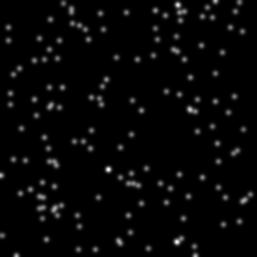
#> input picture example/frames/frame_00.png, 257 x 257 px; its folder holds only this picture in this run
$ python example.py
#> lines starting #> are read from the running program, lines starting #| are printed output that depends on the picture
### particle_tracking.py
from data_structure import LinkedList
import numpy as np
from scipy.optimize import linear_sum_assignment
from scipy.spatial.distance import cdist
import matplotlib.pyplot as plt
import matplotlib.animation as animation
import matplotlib.cm as cm


class ParticleTracking:
    def __init__(self, movie_df):
        # checking requirements
        required_cols = ['frame', 'position_i', 'position_j', 'intensity']
        missing_cols = [col for col in required_cols if col not in movie_df.columns]
        if missing_cols:
            raise ValueError(f"Missing columns: {missing_cols}")

        # track dataframe
        self.track_df = movie_df.copy()

        # internal housekeeping for optimization
        self.frame_index = self.create_frame_index(movie_df)
        self.tracks = []
        self.incrementer_gen = self.counter(len(self.frame_index[0]))


    # MAIN
    def predict_track(self, alpha, beta, max_sq_dist, gap_max_sq_dist, frame_window):
        """
        Predicts the tracks given the movie dataframe. Updates the track_df.

        Inputs:
        alpha: weight for squared distance
        beta: weight for squared intensity difference
        max_sq_dist: maximum square distance to consider for frame linking
        gap_max_sq_dist: maximum square distance to consider for gap closing
        frame_window: number of frames to look fowards
        """
        if alpha + beta != 1:
            raise ValueError("alpha + beta must equal 1")

        self.start_track()
        current_tracks = self.tracks

        for i in range(max(self.frame_index)):
            current_values = self.get_frame_particles(i)
            next_values = self.get_frame_particles(i+1)
            cost_matrix = self.create_cost_matrix(current_values, next_values, alpha, beta, max_sq_dist)

            # transpose so that we have the assignments in correct format
            _, assignments = linear_sum_assignment(cost_matrix.transpose())
            current_tracks = self.update_track(assignments, current_tracks, self.frame_index[i+1])

        start_tracks = self.get_start_tracks()
        end_tracks = self.get_end_tracks()

        gap_matrix = self.create_gap_matrix(end_tracks, start_tracks, alpha, beta, gap_max_sq_dist, frame_window)
        _, assignments = linear_sum_assignment(gap_matrix.transpose())

        self.gap_closing(assignments)


    def estimate_ratio(self):
        """
        Estimates the ratio between the particle intensity and noise standard deviation.
        """
        if not self.tracks:
            raise RuntimeError("You must call 'predict_track()' first.")

        noise_var = np.empty(len(self.tracks))
        observed_var = np.empty(len(self.frame_index))

        for i, track in enumerate(self.tracks):
            noise_var[i] = np.var(self.track_df.loc[track.to_list(), 'intensity'].values)

        for i, indices in self.frame_index.items():
            observed_var[i] = np.var(self.track_df.loc[indices, 'intensity'].values)

        mean_noise_var = np.mean(noise_var)
        mean_observed_var = np.mean(observed_var)

        return np.sqrt( (mean_observed_var - mean_noise_var) / mean_noise_var)


    def animate_particle_tracks(self, images, save_path=None):
        """
        Inputs:
        images: a N by H by W array where N = number of frames, H = height,
        and W = width
        save_path: name of the file to so save. If None, then does not save.
        """
        num_frames = images.shape[0]
        track_ids = np.arange(len(self.tracks))
        cmap = cm.get_cmap('tab20', len(track_ids))
        color_map = {tid: cmap(i) for i, tid in enumerate(track_ids)}

        fig, ax = plt.subplots(figsize=(8, 8))
        fig.subplots_adjust(left=0.05, right=0.95, top=0.95, bottom=0.05)
        img_display = ax.imshow(images[0], cmap='gray', origin='upper')
        scatter_plots = {}  # track_id: plt.Line2D

        # Initialize empty scatter plot per track
        for track_id in track_ids:
            scatter, = ax.plot([], [], 'o-', color=color_map[track_id], markersize=1, linewidth=0.5)
            scatter_plots[track_id] = scatter

        def update(frame_idx):
            ax.set_title(f'Frame {frame_idx}')
            img_display.set_array(images[frame_idx])

            frame_data = self.track_df[self.track_df['frame'] <= frame_idx]

            for track_id, scatter in scatter_plots.items():
                track = frame_data[frame_data['track_id'] == track_id]
                scatter.set_data(track['position_j'], track['position_i'])

            return [img_display] + list(scatter_plots.values())

        ani = animation.FuncAnimation(fig, update, frames=num_frames, interval=500, blit=True)

        if save_path:
            ani.save(save_path, writer='pillow', fps=5)
        else:
            plt.show()


    def save_tracks(self, path_name):
        """Saves the track_df to path_name"""
        self.track_df.to_csv(path_name, index=False)


    # HELPERS
    # [4 lines left out: function counter, not called in this run]


    def create_frame_index(self, movie_df):
        """
        Creates the frame index dictionary for faster look up time.
        Key corresponds to the frame and value corresponds to the list
        of indices.

        dictionary = {
        0: [0,1,...],
        1: [15,16,...],
        .
        .
        .
        frame_N: [200,201,...]
        }
        """
        def add_to_frame_index(frame, index):
            if frame in frame_index:
                frame_index[frame].append(index)
            else:
                frame_index[frame] = [index]


        frame_index = {}
        for i, frame in enumerate(movie_df["frame"]):
            add_to_frame_index(int(frame), i)
        return frame_index


    def start_track(self):
        """
        Starts the track by initializing each particle in first frame
        as an unique track.
        """
        indices = self.frame_index[0]
        for index in indices:
            track = LinkedList()
            track.append(index)
            self.tracks.append(track)


    def update_track(self, next_frame_assignments, current_frame_tracks, next_frame_indices):
        """
        Inputs:
        next_frame_assignments: the assignment of each next frame from the lap
        assignment in order. For example, if the array was [3,1,4,5,2,0], then
        particle 0 in next frame is assigned to particle 3 in current frame.
        Particle 1 in next frame is assigned to particle 1 in current frame and
        so on.
        current_frame_tracks: a list of tracks (linked lists) of the current frame,
        ordered from particle0, particle1, ... from current frame
        next_frame_indices: indices of the next frame from the frame_index
        dictionary.

        Outputs:
        next_frame_tracks: a list of tracks (linked lists) for the next iteration
        for update track.
        """
        next_frame_tracks = []

        for i, row in enumerate(next_frame_indices):
            if next_frame_assignments[i] < len(current_frame_tracks):
                # update track
                current_frame_tracks[next_frame_assignments[i]].append(row)
                next_frame_tracks.append(current_frame_tracks[next_frame_assignments[i]])
            else:
                # start new track
                new_track = LinkedList()
                new_track.append(row)
                self.tracks.append(new_track)
                next_frame_tracks.append(new_track)

        return next_frame_tracks


    def gap_closing(self, assignments):
        """
        Given the lap_solution to the gap_closing cost matrix, updates all the track_ids
        to close gaps in the track_df.

        Inputs:
        assignment: the assignment of each end frame from the lap assignment
        in order. For example, if the array was [3,2,4,5,1,0,6], then the start
        of track 0 is assigned to the end of track 3. Start of track 1 is
        assigned to end of track 2 and so on.
        """
        N_tracks = int(len(assignments)/2)
        relevant_assignments = assignments[:N_tracks]

        for start_track_id, end_track_id in reversed(list(enumerate(relevant_assignments))):
            if end_track_id < N_tracks:
                self.tracks[end_track_id].extend(self.tracks[start_track_id])
                del self.tracks[start_track_id]

        # setting my track_ids
        track_ids = np.full(len(self.track_df), -1, dtype=int)

        for track_id, track in enumerate(self.tracks):
            indices = track.to_list()
            track_ids[indices] = track_id

        self.track_df['track_id'] = track_ids


    def create_cost_matrix(self, current_frame, next_frame, alpha, beta, max_sq_dist):
        """
        Creates the cost matrix (in COO format) for the linear assignment problem.

        Inputs:
        current_frame: N1 by 3 array of (i, j, intensity) in frame t
        next_frame: N2 by 3 array of (i, j, intensity) in frame t+1
        alpha: weight for squared distance
        beta: weight for squared intensity difference
        max_sq_dist: maximum squared distance to consider

        Outputs:
        cost_matrix: cost matrix for the LAP in COO format
        max_cost: new maximum cost of linking
        """
        N_current_frame = current_frame.shape[0]
        N_next_frame = next_frame.shape[0]

        # square distance constraint
        sq_dist_matrix = cdist(current_frame[:,:2], next_frame[:,:2], metric='sqeuclidean')
        frame_linking_rows, frame_linking_cols = np.where(sq_dist_matrix <= max_sq_dist)
        sq_dist_vals = sq_dist_matrix[frame_linking_rows, frame_linking_cols]

        # calculating linking block
        if len(sq_dist_vals) == 0:  # no frame linking block
            frame_linking_vals = np.array([])
        else:
            sq_intensity_vals = (next_frame[frame_linking_cols, 2] - current_frame[frame_linking_rows, 2]) ** 2
            sq_dist_zscores = self.z_scores(sq_dist_vals)
            sq_intensity_zscores = self.z_scores(sq_intensity_vals)
            frame_linking_vals = alpha * sq_dist_zscores + beta * sq_intensity_zscores

        # calculating other blocks
        max_cost = 1e2
        start_track_rows = N_current_frame + np.arange(N_next_frame)
        start_track_cols = np.arange(N_next_frame)
        start_track_vals = np.full(N_next_frame, max_cost)

        end_track_rows = np.arange(N_current_frame)
        end_track_cols = N_next_frame + np.arange(N_current_frame)
        end_track_vals = np.full(N_current_frame, max_cost)

        auxiliary_rows = N_current_frame + frame_linking_cols
        auxiliary_cols = N_next_frame + frame_linking_rows
        auxiliary_vals = np.full(frame_linking_vals.shape[0], -1e2)

        # creating cost matrix
        cost_rows = np.concatenate([frame_linking_rows, start_track_rows, end_track_rows, auxiliary_rows])
        cost_cols = np.concatenate([frame_linking_cols, start_track_cols, end_track_cols, auxiliary_cols])
        cost_vals = np.concatenate([frame_linking_vals, start_track_vals, end_track_vals, auxiliary_vals])
        cost_vals += 101  # make all costs positive

        cost_matrix = np.full((N_current_frame + N_next_frame, N_current_frame + N_next_frame), 1e9)
        cost_matrix[cost_rows, cost_cols] = cost_vals
        return cost_matrix


    def create_gap_matrix(self, end_tracks, start_tracks, alpha, beta, max_sq_dist, frame_window):
        """
        Creates the gap closing cost matrix in COO format for the LAP.

        Inputs:
        end_tracks: N by 4 array of (frame, i, j, intensity) of end of track
        start_tracks: N by 4 array of (frame, i, j, intensity) of start of track
        alpha: weight for squared distance
        beta: weight for squared intensity difference
        max_sq_dist: maximum squared distance to consider
        frame_window: number of frames to look fowards

        Output:
        cost_matrix: the gap closing cost matrix
        """
        N_tracks = start_tracks.shape[0]

        # frame_window contraint
        frame_matrix = start_tracks[:, 0][np.newaxis, :] - end_tracks[:, 0][:, np.newaxis]
        frame_linking_rows, frame_linking_cols = np.where((frame_matrix > 0) & (frame_matrix <= frame_window))

        # max_sq_dist constraint
        sq_dist_vals = np.sum((end_tracks[frame_linking_rows, 1:3] - start_tracks[frame_linking_cols, 1:3])**2, axis=1)
        valid_index = np.where(sq_dist_vals <= max_sq_dist)[0]
        frame_linking_rows = frame_linking_rows[valid_index]
        frame_linking_cols = frame_linking_cols[valid_index]
        sq_dist_vals = sq_dist_vals[valid_index]

        # calculating gap closing block
        if len(sq_dist_vals) == 0:  # no gap closing block
            frame_linking_vals = np.array([])
        else:
            sq_intensity_vals = (end_tracks[frame_linking_rows, 3] - start_tracks[frame_linking_cols, 3]) ** 2
            sq_dist_zscores = self.z_scores(sq_dist_vals)
            sq_intensity_zscores = self.z_scores(sq_intensity_vals)
            frame_linking_vals = alpha * sq_dist_zscores + beta * sq_intensity_zscores

        # calculating other blocks
        max_cost = 1e2
        start_track_rows = np.arange(N_tracks) + N_tracks
        start_track_cols = np.arange(N_tracks)
        start_track_vals = np.full(N_tracks, max_cost)

        end_track_rows = np.arange(N_tracks)
        end_track_cols = np.arange(N_tracks) + N_tracks
        end_track_vals = np.full(N_tracks, max_cost)

        auxiliary_rows = N_tracks + frame_linking_cols
        auxiliary_cols = N_tracks + frame_linking_rows
        auxiliary_vals = np.full(frame_linking_vals.shape[0], -1e2)

        # creating the cost matrix
        cost_rows = np.concatenate([frame_linking_rows, start_track_rows, end_track_rows, auxiliary_rows])
        cost_cols = np.concatenate([frame_linking_cols, start_track_cols, end_track_cols, auxiliary_cols])
        cost_vals = np.concatenate([frame_linking_vals, start_track_vals, end_track_vals, auxiliary_vals])
        cost_vals += 101  # make costs positive

        cost_matrix = np.full((2 * N_tracks, 2 * N_tracks), 1e9)
        cost_matrix[cost_rows, cost_cols] = cost_vals

        return cost_matrix


    def get_frame_particles(self, frame_number):
        """
        returns the (i, j, intensity) of all the particles in a frame as a
        N by 3 array.
        """
        indices = self.frame_index[frame_number]
        return self.track_df.loc[indices, ['position_i', 'position_j', 'intensity']].values


    def get_start_tracks(self):
        """
        returns the (frame, i, j, intensity) of the start of the track
        in order of track_id as a N by 4 array.
        """
        start_indices = [track.get_head() for track in self.tracks]
        return self.track_df.loc[start_indices, ['frame', 'position_i', 'position_j', 'intensity']].values


    def get_end_tracks(self):
        """
        returns the (frame, i, j, intensity) of the end of the track
        in order of track_id as a N by 4 array.
        """
        end_indices = [track.get_tail() for track in self.tracks]
        return self.track_df.loc[end_indices, ['frame', 'position_i', 'position_j', 'intensity']].values


    def z_scores(self, array):
        """Takes a 1D array an returns a new array after zscore normalization"""
        std = np.std(array)
        if std == 0:
            return np.zeros_like(array)
        else:
            return (array - np.mean(array)) / std

### data_structure.py
class Node():
    def __init__(self, value):
        self.value = value
        self.next = None


class LinkedList():
    def __init__(self):
        self.head = None
        self.tail = None


    # [7 lines left out: function __str__, not called in this run]


    def append(self, value):
        """appends a value to the end of the linked list"""
        node = Node(value)
        if not self.head:
            self.head = node
            self.tail = node
        else:
            self.tail.next = node
            self.tail = node


    # [8 lines left out: function extend, not called in this run]


    def get_head(self):
        return self.head.value if self.head else None


    def get_tail(self):
        return self.tail.value if self.tail else None


    def to_list(self):
        """converts linked list to a regular python list"""
        result = []
        current = self.head
        while current:
            result.append(current.value)
            current = current.next
        return result

### example/example.py
import os
import cv2
import numpy as np
import pandas as pd
from particle_tracking import ParticleTracking

# load in your movie dataframe
movie_df = pd.read_csv("simulation.csv")
#> (reads example/simulation.csv from the repository)

# create ParticleTracking Object
movieInfo = ParticleTracking(movie_df)

# predict the tracks
movieInfo.predict_track(alpha=0.9, beta=0.1, max_sq_dist=900, gap_max_sq_dist=900, frame_window=2)

# estimates ratio
print(movieInfo.estimate_ratio())

# visualize tracks
files = os.listdir('frames')
if ".DS_Store" in files:
    files.remove(".DS_Store")
files.sort()
images = [cv2.imread(os.path.join('frames', file), cv2.IMREAD_ANYDEPTH) for file in files]

# set save_path to None to interactively visualize the tracks
movieInfo.animate_particle_tracks(images=np.array(images), save_path="tracked_simulation.gif")
#> in animate_particle_tracks, `ani.save(save_path, writer='pillow', fps=5)`:
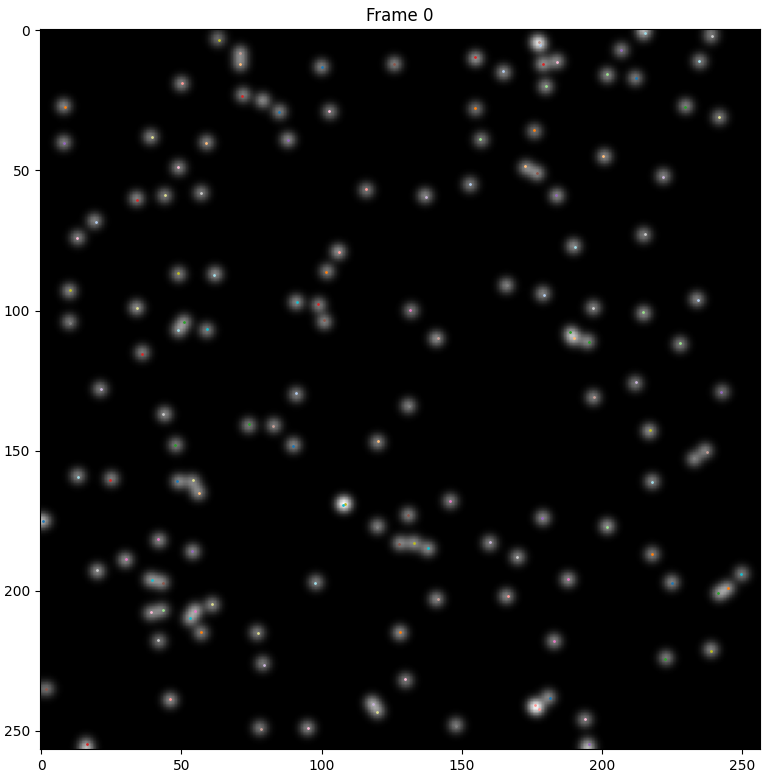
#> figure drawn by matplotlib, 1 panel
#> in animate_particle_tracks, `ani.save(save_path, writer='pillow', fps=5)`:
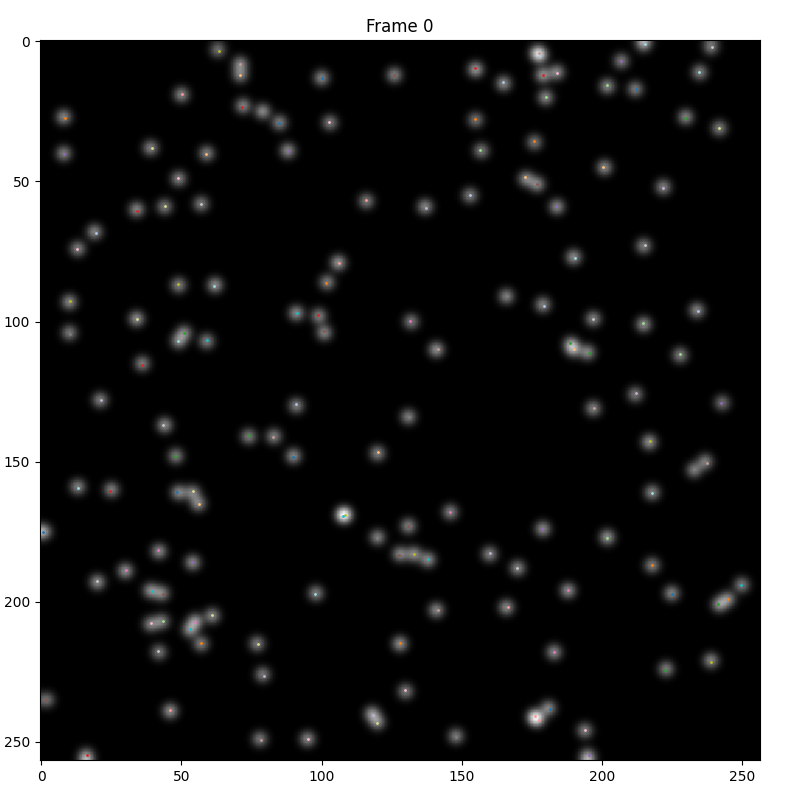
#> saved as tracked_simulation.gif: PIL image 800x800 RGBA; mean R, G, B, A 52.9, 52.9, 52.9, 255

# save track results
movieInfo.save_tracks(path_name="tracked_simulation.csv")
